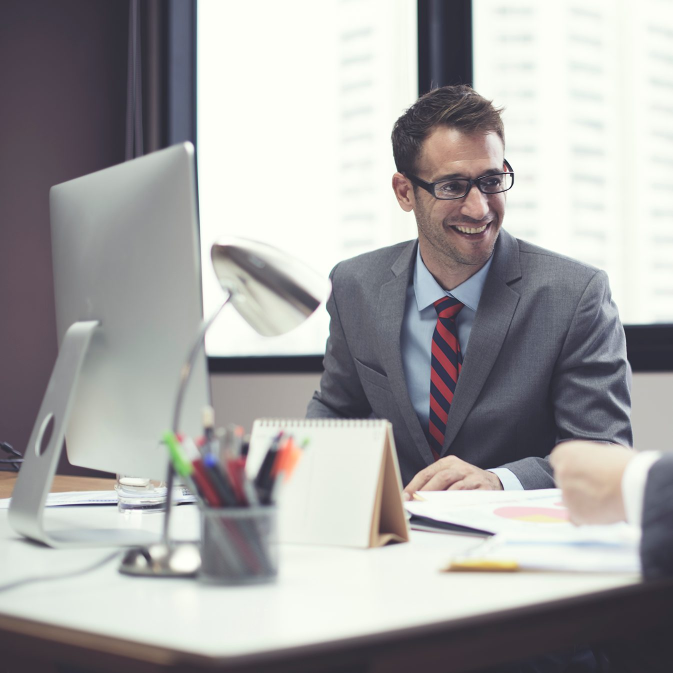
#> input picture assets/img/635195d6b495690eab7a6fa0.jpg, 1345 x 1345 px, found by its file name (shown at 1/2 size)
$ python optimize_heroes.py
#> lines starting #> are read from the running program, lines starting #| are printed output that depends on the picture
#!/usr/bin/env python3
"""Make WebP and resized JPEG variants of LCP / portrait photos.

Same photographs as the originals. Run from the repo root:
    python3 build/optimize_heroes.py
Outputs land in docs/assets/img/ next to the source files.
"""
from pathlib import Path
from PIL import Image

ROOT = Path(__file__).resolve().parents[1]
IMG = ROOT / 'docs' / 'assets' / 'img'

# filename -> target widths (a width >= the source width emits one native-size file)
JOBS = {
    '635195d6b495690eab7a6fa0.jpg': [480, 840, 1200],
    'banner-mike-68b5e065419f89ab7b17b8f3.jpg': [640, 1040, 1280],
    'banner-mike-68ae36a93ba6188b15e093ae.jpg': [640, 1040, 1138],
    'banner-mike-68a862537dc6b074cb6ee577.jpg': [640, 1040, 1600],
    'banner-mike-689bba15b52dae7d965071d5.jpg': [640, 1040, 1102],
    'banner-mike-6892773400987beaf980e0fc.jpg': [640, 1040, 1103],
    'banner-mike-67b50b86aea6db7f0ba29683.jpg': [640, 1040, 1280],
    'mike_profile_26.jpg': [320, 480, 800],
    '631c160e05c40c6f83ebc915.jpg': [320, 480, 610],
}


def main():
    for name, widths in JOBS.items():
        src = IMG / name
        im = Image.open(src)
#> im is the input picture: PIL image 1345x1345 RGB; mean R, G, B 166.4, 165.2, 165
        if im.mode != 'RGB':
            im = im.convert('RGB')
        w0, h0 = im.size
#> w0 = 1345; h0 = 1345
        seen_native = False
        for w in widths:
            if w >= w0:
                if seen_native:
                    continue
                tw, th = w0, h0
                seen_native = True
            else:
                tw, th = w, round(h0 * (w / w0))
            resized = im.resize((tw, th), Image.Resampling.LANCZOS)
            base = f'{src.stem}-{tw}w'
            webp = IMG / f'{base}.webp'
            jpg = IMG / f'{base}.jpg'
            resized.save(webp, 'WEBP', quality=80, method=6)
            resized.save(jpg, 'JPEG', quality=82, optimize=True, progressive=True)
            print(f'{name} -> {tw}x{th}  webp {webp.stat().st_size/1024:.1f}KB  jpg {jpg.stat().st_size/1024:.1f}KB')
#> this loop made 1 pass
#> pass 1, in main, `resized = im.resize((tw, th), Image.Resampling.LANCZOS)`:
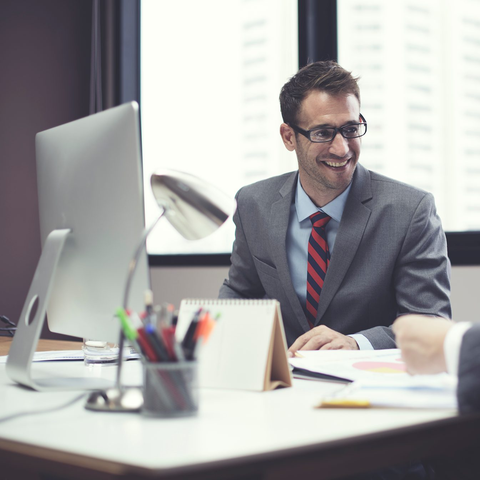
#> resized: PIL image 480x480 RGB; mean R, G, B 166.4, 165.2, 165


if __name__ == '__main__':
#> (the run stopped early here; a loop or call above may not have finished)

$ run again, with assets/img/6351913eb4956966957a69f2.jpg copied over assets/img/635195d6b495690eab7a6fa0.jpg
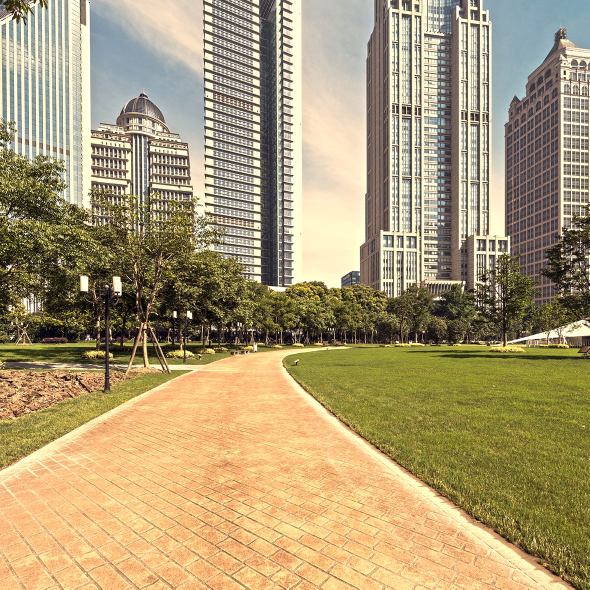
#> input picture assets/img/6351913eb4956966957a69f2.jpg, 1179 x 1179 px, found by its file name (shown at 1/2 size)
#> in main, im is the input picture: PIL image 1179x1179 RGB; mean R, G, B 170.8, 153.6, 115.8
#> the loop in main, `for w in widths:` made 1 pass
#> pass 1, in main, `resized = im.resize((tw, th), Image.Resampling.LANCZOS)`:
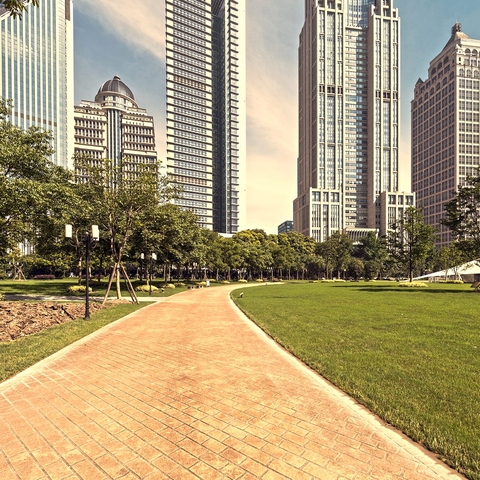
#> resized: PIL image 480x480 RGB; mean R, G, B 170.5, 153.5, 115.8

$ run again, with assets/img/63a12370410071aaf2b1f1e4.jpg copied over assets/img/635195d6b495690eab7a6fa0.jpg
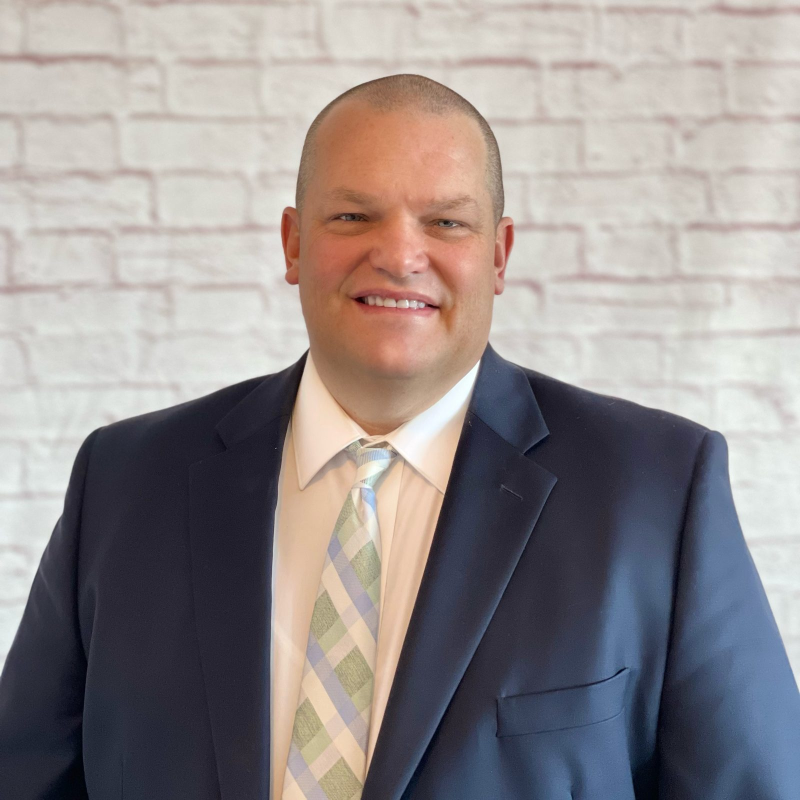
#> input picture assets/img/63a12370410071aaf2b1f1e4.jpg, 1600 x 1600 px, found by its file name (shown at 1/2 size)
#> in main, im is the input picture: PIL image 1600x1600 RGB; mean R, G, B 149.5, 142.6, 142.5
#> the loop in main, `for w in widths:` made 1 pass
#> pass 1, in main, `resized = im.resize((tw, th), Image.Resampling.LANCZOS)`:
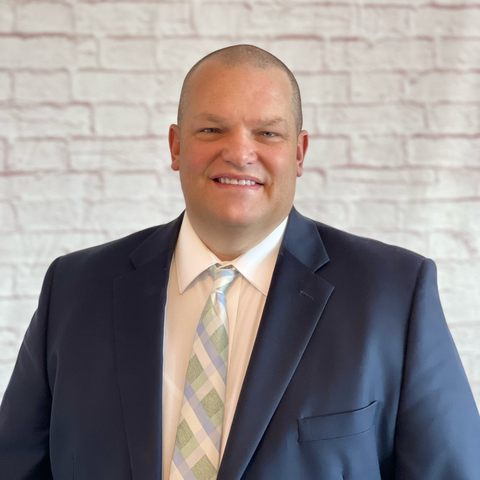
#> resized: PIL image 480x480 RGB; mean R, G, B 149.5, 142.6, 142.5
